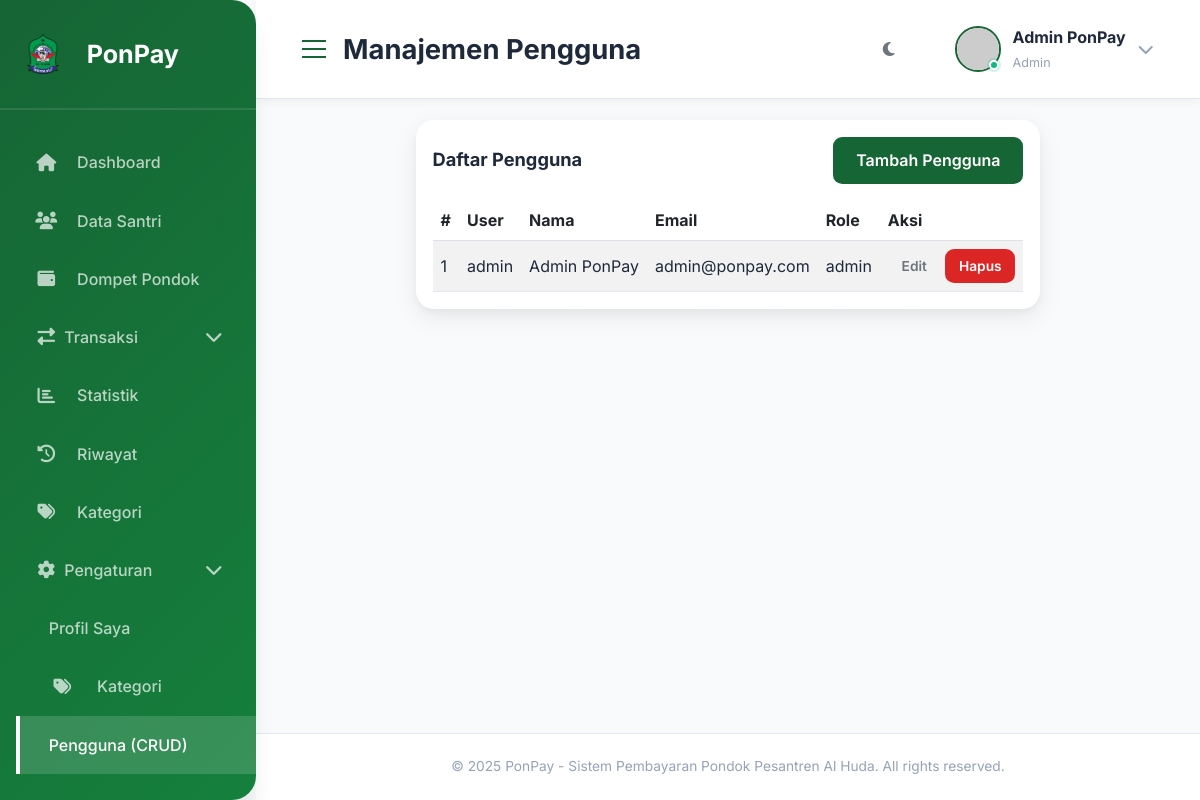
/users/ (signed in), run on an earlier commit of the app's database.
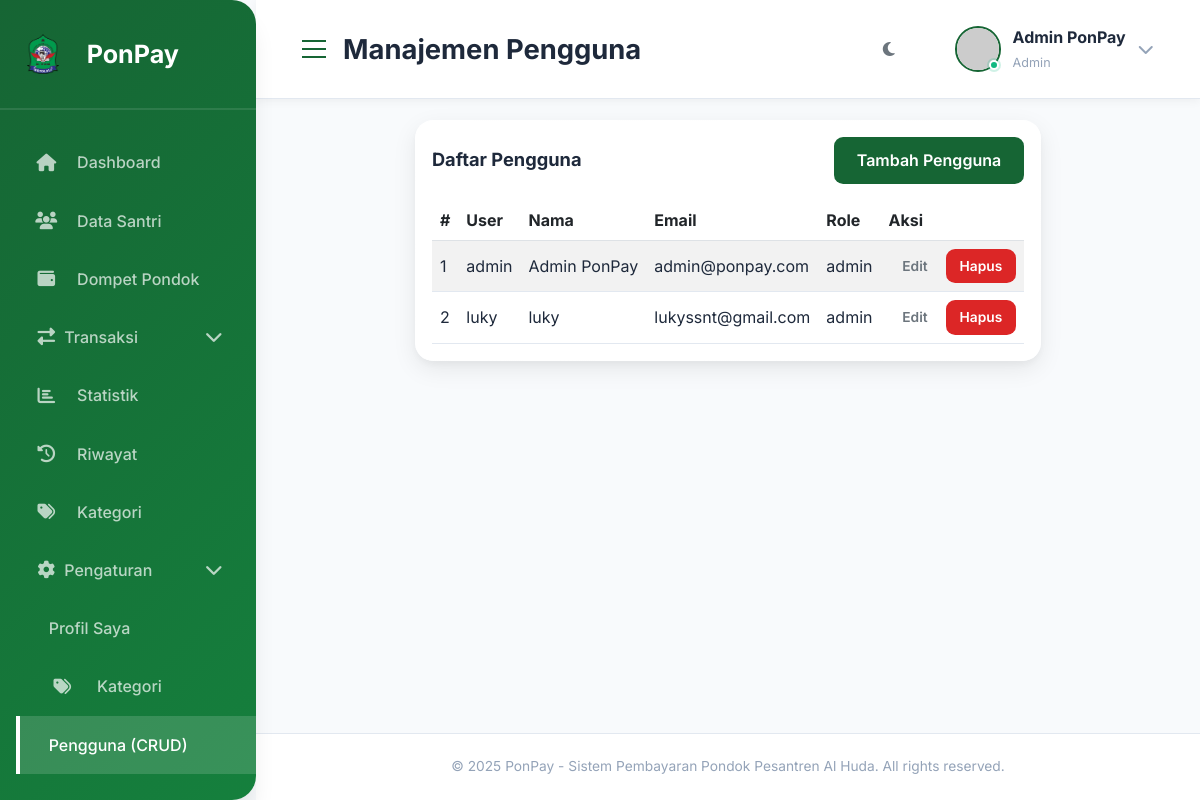
And on a later commit of the database.
### tables this page shows
CREATE TABLE users (
        id INTEGER PRIMARY KEY AUTOINCREMENT,
        username TEXT UNIQUE NOT NULL,
        password TEXT NOT NULL,
        email TEXT,
        full_name TEXT,
        role TEXT DEFAULT 'user',
        profile_picture TEXT,
        created_at TIMESTAMP DEFAULT CURRENT_TIMESTAMP
    );

### routes.py (the view)
@users_bp.route('/')
@admin_required
def index():
    users = get_all_users()
    users = [dict(u) for u in users] if users else []
    return render_template('users.html', users=users)

### db.py (called while the page is built)
def get_db():
    if 'db' not in g:
        g.db = sqlite3.connect(current_app.config['DATABASE'])
        g.db.row_factory = sqlite3.Row  # Enable column access by name
    return g.db

def query_db(query, args=(), one=False):
    cursor = get_db().cursor()
    cursor.execute(query, args)
    rv = cursor.fetchall()
    cursor.close()
    return (rv[0] if rv else None) if one else rv

def get_all_users():
    return query_db('SELECT id, username, email, full_name, role, profile_picture, created_at FROM users ORDER BY id')

### routes.py (called while the page is built)
def _is_admin():
    return session.get('role') == 'admin'

def admin_required(f):
    @wraps(f)
    def decorated_function(*args, **kwargs):
        if not _is_admin():
            flash('Anda tidak memiliki akses ke halaman ini', 'danger')
            return redirect(url_for('dashboard.index'))
        return f(*args, **kwargs)
    return decorated_function

### templates/users.html (shortened to what this page needs)
{% extends 'base.html' %}
{% block page_title %}Manajemen Pengguna{% endblock %}
{% block content %}
<div class="card">
    <div class="card-body">
        <div class="d-flex justify-content-between align-items-center mb-3">
            <h5 class="card-title">Daftar Pengguna</h5>
            <a href="{{ url_for('users.create') }}" class="btn btn-primary">Tambah Pengguna</a>
        </div>
        <table class="table table-striped">
            <thead>
                <tr>
                    <th>#</th>
                    <th>User</th>
                    <th>Nama</th>
                    <th>Email</th>
                    <th>Role</th>
                    <th>Aksi</th>
                </tr>
            </thead>
            <tbody>
                {% for u in users %}
                <tr>
                    <td>{{ loop.index }}</td>
                    <td>{{ u.username }}</td>
                    <td>{{ u.full_name }}</td>
                    <td>{{ u.email }}</td>
                    <td>{{ u.role }}</td>
                    <td>
                        <a href="{{ url_for('users.edit', user_id=u.id) }}" class="btn btn-sm btn-outline-secondary">Edit</a>
                        <form action="{{ url_for('users.delete', user_id=u.id) }}" method="post" style="display:inline-block" onsubmit="return confirm('Hapus pengguna ini?');">
                            <button class="btn btn-sm btn-danger">Hapus</button>
                        </form>
                    </td>
                </tr>
                {% else %}
                <tr><td colspan="6">Belum ada pengguna.</td></tr>
                {% endfor %}
            </tbody>
        </table>
    </div>
</div>
{% endblock %}

### templates/base.html (shortened to what the changed rows need)
<!DOCTYPE html>
<html lang='id'>
<head>
  <link href='https://cdn.jsdelivr.net/npm/bootstrap@5.3.0/dist/css/bootstrap.min.css' rel='stylesheet' />
  <link rel='stylesheet' href='https://cdnjs.cloudflare.com/ajax/libs/font-awesome/6.4.0/css/all.min.css' />
  <link rel='stylesheet' href='{{ url_for("static", filename="css/style.css") }}' />
</head>
<body>
  <div class='wrapper d-flex'>
    <div class='main-content'>
      <nav class='top-navbar'>
        <div class='navbar-right'>
          <div class='user-profile d-flex align-items-center'>
            <div class='user-profile-inner d-flex align-items-center'>
                {% set avatar_name = session.get('full_name') or 'User' %}
                {% set avatar_fallback = ('https://ui-avatars.com/api/?name=' ~ avatar_name ~
                '&background=6366F1&color=fff') %}
              <div class='profile-info d-none d-md-block'>
                <p class='profile-name'>
                  {{ session.get('full_name', 'Admin PonPay') }}
                </p>
                <small class='profile-role'>{{ session.get('role', 'admin') }}</small>
              </div>
            </div>
          </div>
        </div>
      </nav>
      <div class='page-content'>{% block content %}{% endblock %}</div>
    </div>
  </div>
</body>
</html>

What changed in the data, as far as the page shows it:
added users: username "luky", full_name "luky", email "lukyssnt@gmail.com", role "admin"
